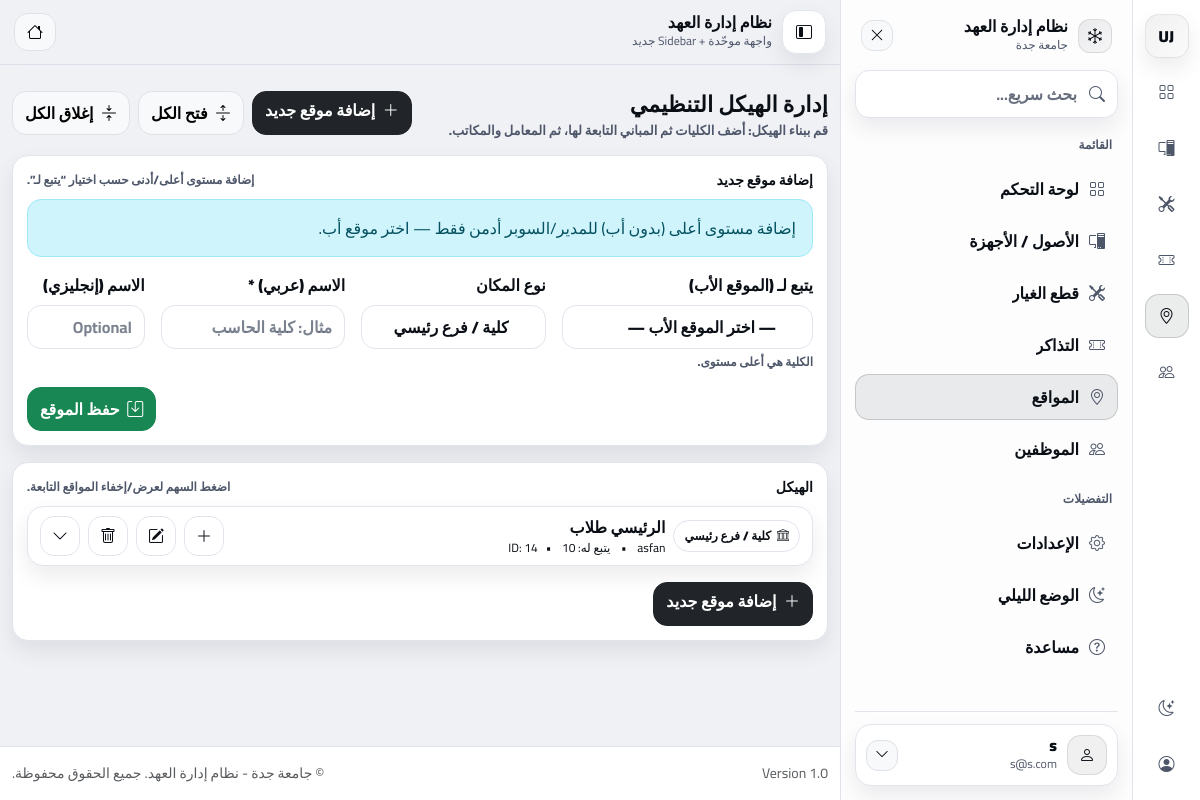
The app's page /index.php?page=locations/index (signed in) with its own data.
### tables this page shows
CREATE TABLE `locations` (
  `id` int(11) NOT NULL,
  `name_ar` varchar(255) NOT NULL,
  `name_en` varchar(255) DEFAULT NULL,
  `type` varchar(50) NOT NULL DEFAULT 'Building',
  `parent_id` int(11) DEFAULT NULL,
  `created_at` datetime DEFAULT current_timestamp()
);

### app/controllers/LocationsController.php (called while the page is built, shortened)
<?php
class LocationsController extends Controller
{
  private $locationModel;
  public function __construct()
  {
    $this->locationModel = $this->model('Location');
  }
  public function index()
  {
    $locations = $this->locationModel->getAll();
    $data = [
      'locations' => $locations,
      'name_ar' => '',
      'name_en' => '',
      'type' => 'College',
      'parent_id' => '',
      'name_err' => '',
    ];
    $this->view('locations/index', $data);
  }
}

### app/helpers/session_helper.php (called while the page is built, shortened)
<?php
function currentRole(): string {
  return normalizeRole($_SESSION['user_role'] ?? 'user');
}
function canManageLocation($locationId, $action = 'manage')
{
  $role = currentRole();
  if (in_array($role, ['super_admin', 'superadmin'], true)) return true;
}
function isLoggedIn(): bool {
  return isset($_SESSION['user_id']) && !empty($_SESSION['user_id']);
}
function normalizeRole($role): string {
  $r = strtolower(trim((string)($role ?? 'user')));
  if ($r === 'super_admin') return 'super_admin';
  return 'user';
}

### app/libraries/Database.php (called while the page is built, shortened)
<?php
class Database {
    private $host = 'localhost';
    private $user = 'root';
    private $pass = '';
    private $dbname = 'it_inventory';
    private $dbh;
    private $stmt;
    public function __construct() {
        $dsn = 'mysql:host=' . $this->host . ';dbname=' . $this->dbname;
        $options = array(
            PDO::ATTR_PERSISTENT => true,
            PDO::ATTR_ERRMODE => PDO::ERRMODE_EXCEPTION
        );
        try {
            $this->dbh = new PDO($dsn, $this->user, $this->pass, $options);
        } catch(PDOException $e) {
            $this->error = $e->getMessage();
            echo $this->error;
        }
    }
    public function query($sql) {
        $this->stmt = $this->dbh->prepare($sql);
    }
    public function execute() {
        return $this->stmt->execute();
    }
    public function resultSet() {
        $this->execute();
        return $this->stmt->fetchAll(PDO::FETCH_OBJ);
    }
}

### app/models/Location.php (called while the page is built, shortened)
<?php
class Location
{
  private $db;
  public function __construct()
  {
    $this->db = new Database();
  }
  public function getAll()
  {
    $this->db->query("SELECT * FROM locations ORDER BY type, name_ar");
    return $this->db->resultSet();
  }
}

### app/views/locations/index.php (the view, shortened to what this page needs)
<?php
if (defined('APPROOT')) {
  require APPROOT . '/views/layouts/header.php';
} else {
  require __DIR__ . '/../layouts/header.php';
}
function h($v): string { return htmlspecialchars((string)$v, ENT_QUOTES, 'UTF-8'); }
function intv($v): int { return (int)$v; }
function buildUrl(string $page, array $params = []): string {
  $q = array_merge(['page' => $page], $params);
  return 'index.php?' . http_build_query($q);
}
$locations = $data['locations'] ?? [];
$byId = [];
$kids = [];
foreach ($locations as $l) {
  $id = intv($l->id ?? 0);
  $byId[$id] = $l;
  $pid = $l->parent_id ?? 0;
  $pid = ($pid === '' || $pid === null) ? 0 : intv($pid);
  $kids[$pid][] = $id;
}
$typeLabels = [
  'College'     => 'كلية / فرع رئيسي',
  'Building'    => 'مبنى',
  'Department'  => 'قسم',
  'Lab'         => 'معمل',
  'Office'      => 'مكتب',
  'Other'       => 'أخرى',
];
$typeIcons = [
  'College'     => 'bi-bank',
  'Building'    => 'bi-buildings',
  'Department'  => 'bi-diagram-3',
  'Lab'         => 'bi-pc-display',
  'Office'      => 'bi-door-open',
  'Other'       => 'bi-geo-alt',
];
$role = function_exists('currentRole') ? (string)currentRole() : 'user';
$canAddRoot = in_array($role, ['superadmin','manager'], true);
$renderNode = function(int $id) use (&$renderNode, &$byId, &$kids, $typeLabels, $typeIcons) {
  $loc = $byId[$id];
  $childIds = $kids[$id] ?? [];
  $hasKids  = !empty($childIds);
  $name = trim((string)($loc->name_ar ?? ''));
  $en = trim((string)($loc->name_en ?? ''));
  $type = trim((string)($loc->type ?? 'Other'));
  $typeLabel = $typeLabels[$type] ?? $type;
  $icon = $typeIcons[$type] ?? 'bi-diagram-3';
  $collapseId = 'locCollapse_' . $id;
  $canAdd    = function_exists('canManageLocation') ? (bool)canManageLocation($id, 'add') : true;
  $canEdit   = function_exists('canManageLocation') ? (bool)canManageLocation($id, 'edit') : true;
  $canDelete = function_exists('canManageLocation') ? (bool)canManageLocation($id, 'delete') : true;
  ?>
  <div class="cardx mb-2" style="overflow:hidden;">
    <div class="cardx-body py-2" style="padding-right:12px;padding-left:12px;">
      <div class="d-flex align-items-center justify-content-between gap-2">
        <div class="d-flex align-items-center gap-2" style="min-width:0;">
          <span class="badgex">
            <i class="bi <?= h($icon) ?>"></i>
            <?= h($typeLabel) ?>
          </span>
          <div style="min-width:0;">
            <div style="font-weight:900; white-space:nowrap; overflow:hidden; text-overflow:ellipsis;">
              <?= h($name) ?>
            </div>
            <div class="td-muted" style="font-size:12px;">
              <?php if ($en !== ''): ?>
                <?= h($en) ?> <span class="mx-2">•</span>
              <?php endif; ?>
              <?= $hasKids ? ('يتبع له: ' . count($childIds)) : 'لا يوجد تفرعات' ?>
              <span class="mx-2">•</span>ID: <?= (int)$id ?>
            </div>
          </div>
        </div>
        <div class="d-flex align-items-center gap-2">
          <?php if ($canAdd): ?>
            <a class="icon-btn" href="#addForm" title="إضافة تابع"
               onclick="document.getElementById('parent_id') && (document.getElementById('parent_id').value='<?= (int)$id ?>');">
              <i class="bi bi-plus-lg"></i>
            </a>
          <?php else: ?>
            <span class="icon-btn" style="opacity:.35; pointer-events:none;" title="لا تملك صلاحية الإضافة">
              <i class="bi bi-plus-lg"></i>
            </span>
          <?php endif; ?>
          <?php if ($canEdit): ?>
            <a class="icon-btn" href="<?= h(buildUrl('locations/edit', ['id'=>$id])) ?>" title="تعديل">
              <i class="bi bi-pencil-square"></i>
            </a>
          <?php else: ?>
            <span class="icon-btn" style="opacity:.35; pointer-events:none;" title="لا تملك صلاحية التعديل">
              <i class="bi bi-pencil-square"></i>
            </span>
          <?php endif; ?>
          <?php if ($canDelete): ?>
            <form method="post" action="<?= h(buildUrl('locations/delete', ['id'=>$id])) ?>" class="d-inline"
                  onsubmit="return confirm('متأكد تبغى تحذف هذا الموقع؟');">
              <button class="icon-btn" type="submit" title="حذف">
                <i class="bi bi-trash"></i>
              </button>
            </form>
          <?php else: ?>
            <span class="icon-btn" style="opacity:.35; pointer-events:none;" title="لا تملك صلاحية الحذف">
              <i class="bi bi-trash"></i>
            </span>
          <?php endif; ?>
          <?php if ($hasKids): ?>
            <button class="icon-btn" type="button"
              data-bs-toggle="collapse"
              data-bs-target="#<?= h($collapseId) ?>"
              aria-expanded="false"
              aria-controls="<?= h($collapseId) ?>"
              title="عرض/إخفاء التفرعات">
              <i class="bi bi-chevron-down"></i>
            </button>
          <?php else: ?>
            <span class="icon-btn" style="opacity:.35; pointer-events:none;">
              <i class="bi bi-chevron-down"></i>
            </span>
          <?php endif; ?>
        </div>
      </div>
    </div>
    <?php if ($hasKids): ?>
            <?php foreach ($childIds as $cid): ?>
              <?php $renderNode((int)$cid); ?>
            <?php endforeach; ?>
    <?php endif; ?>
  </div>
  <?php
};
?>
<div class="page-wrap">
  <div class="page-head">
    <div>
      <h1 class="page-title">إدارة الهيكل التنظيمي</h1>
      <div class="page-sub">قم ببناء الهيكل: أضف الكليات ثم المباني التابعة لها، ثم المعامل والمكاتب.</div>
    </div>
    <div class="page-actions">
      <a class="btn btn-dark btn-soft" href="#addForm">
        <i class="bi bi-plus-lg ms-1"></i> إضافة موقع جديد
      </a>
      <button class="btn btn-light border btn-soft" type="button" onclick="expandAll()">
        <i class="bi bi-arrows-expand ms-1"></i> فتح الكل
      </button>
      <button class="btn btn-light border btn-soft" type="button" onclick="collapseAll()">
        <i class="bi bi-arrows-collapse ms-1"></i> إغلاق الكل
      </button>
    </div>
  </div>
  <div id="addForm" class="cardx mb-3">
    <div class="cardx-body">
      <div class="d-flex align-items-center justify-content-between gap-2 mb-2">
        <div class="cardx-title mb-0">إضافة موقع جديد</div>
        <div class="cardx-muted">إضافة مستوى أعلى/أدنى حسب اختيار “يتبع لـ”.</div>
      </div>
      <?php if (!$canAddRoot): ?>
        <div class="alert alert-info mb-3" style="border-radius:14px;">
          إضافة مستوى أعلى (بدون أب) للمدير/السوبر أدمن فقط — اختر موقع أب.
        </div>
      <?php endif; ?>
      <form method="post" action="<?= h(buildUrl('locations/add')) ?>" class="row g-3">
        <div class="col-12 col-lg-4">
          <label class="form-label" style="font-weight:900;">يتبع لـ (الموقع الأب)</label>
          <select id="parent_id" name="parent_id" class="form-select select-soft" <?= $canAddRoot ? '' : 'required' ?>>
            <?php if ($canAddRoot): ?>
              <option value="0">— لا يوجد (مستوى أعلى) —</option>
            <?php else: ?>
              <option value="" selected>— اختر الموقع الأب —</option>
            <?php endif; ?>
          </select>
          <div class="cardx-muted mt-1">الكلية هي أعلى مستوى.</div>
        </div>
        <div class="col-12 col-lg-3">
          <label class="form-label" style="font-weight:900;">نوع المكان</label>
          <select name="type" class="form-select select-soft" required>
            <?php foreach ($typeLabels as $val => $label): ?>
              <option value="<?= h($val) ?>"><?= h($label) ?></option>
            <?php endforeach; ?>
          </select>
        </div>
        <div class="col-12 col-lg-3">
          <label class="form-label" style="font-weight:900;">الاسم (عربي) *</label>
          <input name="name_ar" class="form-control input-soft" required placeholder="مثال: كلية الحاسب">
        </div>
        <div class="col-12 col-lg-2">
          <label class="form-label" style="font-weight:900;">الاسم (إنجليزي)</label>
          <input name="name_en" class="form-control input-soft" placeholder="Optional">
        </div>
        <div class="col-12 d-flex justify-content-end">
          <button class="btn btn-success btn-soft" type="submit">
            <i class="bi bi-save ms-1"></i> حفظ الموقع
          </button>
        </div>
      </form>
    </div>
  </div>
  <div class="cardx">
    <div class="cardx-body">
      <div class="d-flex align-items-center justify-content-between gap-2 mb-2">
        <div class="cardx-title mb-0">الهيكل</div>
        <div class="cardx-muted">اضغط السهم لعرض/إخفاء المواقع التابعة.</div>
      </div>
      <?php if (empty($kids[0])): ?>
        <div class="text-center td-muted py-4">لا توجد مواقع مضافة حتى الآن.</div>
      <?php else: ?>
        <?php foreach ($kids[0] as $rootId): ?>
          <?php $renderNode((int)$rootId); ?>
        <?php endforeach; ?>
      <?php endif; ?>
      <div class="mt-3">
        <a class="btn btn-dark btn-soft" href="#addForm">
          <i class="bi bi-plus-lg ms-1"></i> إضافة موقع جديد
        </a>
      </div>
    </div>
  </div>
</div>
<?php
if (defined('APPROOT')) {
  require APPROOT . '/views/layouts/footer.php';
} else {
  require __DIR__ . '/../layouts/footer.php';
}

### app/views/layouts/header.php (style rules this page uses)
:root { --black-100:#0A0E15; --black-90:#212631; --black-80:#373F4E; --black-70:#4E576A; --black-60:#667085; --white-100:#FFFFFF; --white-90:#F0F1F5; --white-80:#E0E4EB; --white-70:#D1D6E0; --white-60:#BFC6D4; --bg: var(--white-90); --card: var(--white-100); --rail: var(--white-100); --panel: rgba(255,255,255,.86); --topbar: rgba(240,241,245,.82); --text: var(--black-100); --muted: var(--black-70); --icon: var(--black-70); --border: var(--white-80); --active-bg: rgba(10,14,21,.08); --hover-bg: rgba(10,14,21,.04); --shadow: 0 18px 40px rgba(10,14,21,.10); --shadow2: 0 10px 22px rgba(10,14,21,.08); --radius: 16px; --rail-w: 68px; --panel-w: 292px; --sb-offset: calc(var(--rail-w) + var(--panel-w)); }
html, body { height:100%; }
body { min-height:100vh; background: var(--bg); color: var(--text); font-family:"Cairo", sans-serif; overflow-x:hidden; }
.page-wrap { max-width: 1200px; margin: 0 auto; }
.page-head { display:flex; align-items:flex-start; justify-content:space-between; gap:12px; margin-bottom: 14px; }
.page-title { font-weight: 900; margin:0; font-size: 22px; letter-spacing: .2px; }
.page-sub { margin-top: 4px; color: var(--muted); font-weight: 700; font-size: 13px; }
.page-actions { display:flex; gap:8px; flex-wrap:wrap; }
.cardx { background: var(--card); border: 1px solid var(--border); border-radius: var(--radius); box-shadow: var(--shadow2); }
.cardx-body { padding: 14px; }
.cardx-title { font-weight: 900; margin:0 0 10px 0; font-size: 14px; }
.cardx-muted { color: var(--muted); font-weight: 700; font-size: 12px; }
.input-soft, .select-soft { border-radius: 14px !important; border: 1px solid var(--border) !important; background: transparent !important; color: var(--text) !important; font-weight: 800 !important; height: 44px; }
.input-soft::placeholder { color: rgba(78,87,106,.75); font-weight: 700; }
.btn-soft { border-radius: 14px !important; height: 44px; font-weight: 900 !important; }
.badgex { display:inline-flex; align-items:center; gap:6px; padding: 6px 10px; border-radius: 999px; border: 1px solid var(--border); font-size: 12px; font-weight: 900; background: transparent; color: var(--text); white-space: nowrap; }
.badgex i { font-size: 12px; opacity: .85; }
.icon-btn { width: 40px; height: 40px; border-radius: 14px; border: 1px solid var(--border); background: transparent; display:inline-flex; align-items:center; justify-content:center; color: var(--text); text-decoration:none; }
.page-head { display:flex; align-items:flex-start; justify-content:space-between; gap:12px; margin: 10px 0 14px; }
.page-title { font-weight: 900; margin:0; font-size: 22px; }
.page-sub { margin-top: 4px; color: var(--muted); font-weight: 800; font-size: 13px; }
.cardx-title { font-weight: 900; margin:0 0 10px 0; font-size: 14px; color: var(--text); }
.cardx-muted { color: var(--muted); font-weight: 800; font-size: 12px; }
:root { --pill-active-bg: var(--black-100); --pill-active-tx: var(--white-100); }

### records on screen
locations: type "كلية / فرع رئيسي", name_ar "الرئيسي طلاب", name_en "asfan"

### other values on screen
SITENAME "نظام إدارة العهد"
$userName "s"
$userEmail "s@s.com"
$id "14"
form field type "كلية / فرع رئيسي"
